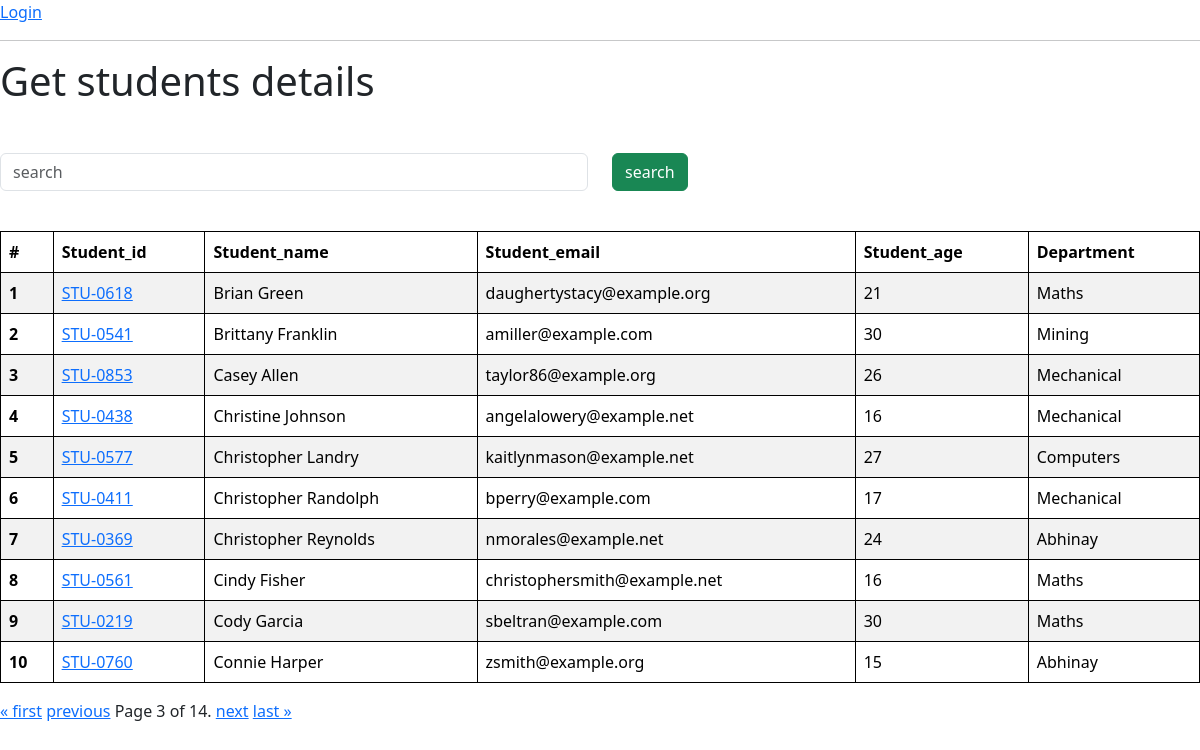
The app's page /students?page=3 with its own data.
### veges/models.py (models this page shows)
class Student(models.Model):
    department = models.ForeignKey(Department, related_name="depart", on_delete=models.CASCADE)
    student_id = models.OneToOneField(StudentID,related_name='studentid',on_delete=models.CASCADE)
    student_name = models.CharField(max_length=100)
    student_email = models.EmailField(unique=True)
    student_age = models.IntegerField(default=19)
    student_address = models.TextField()
    def __str__(self) -> str:
        return self.student_name
    class Meta:
        ordering = ['student_name']
        verbose_name = 'student'

class StudentID(models.Model):
    student_id = models.CharField(max_length=100)
    def __str__(self) -> str:
        return self.student_id

class Department(models.Model):
    department = models.CharField(max_length=100)
    def __str__(self) -> str:
        return self.department
    class Meta:
        ordering = ['department']

### veges/views.py (the view, shortened to what this page needs)
# urls.py: path("students",get_students,name="get_students"),
def get_students(request):
    queryset = Student.objects.all()
    paginator = Paginator(queryset,10) # show 10 students lists
    page_number = request.GET.get("page",1)
    page_obj = paginator.get_page(page_number)
    print(page_obj.object_list)
    return render(request,"report/students.html",{"students":page_obj})

### veges/templates/report/students.html (shortened to what this page needs)
{% extends "base.html" %}
{% block start %}
<h1>Get students  details </h1>
<div class = "containeer mt-5">
  <form class="mb-4">
  <div class="row">
    <div class="center col-md-6">
      <input class="form-control" name = "search" placeholder="search">
    </div>
    <div class="col-md-6">
      <button class = "btn btn-success">search</button>
    </div>
  </div>
</form>
<table class="table table-striped">
    <thead>
      <tr>
        <th scope="col">#</th>
        <th scope="col">Student_id</th>
        <th scope="col">Student_name</th>
        <th scope="col">Student_email</th>
        <th scope="col">Student_age</th>
        <th scope="col">Department</th>
      </tr>
    </thead>
    <tbody>
        {% for student in students %}
      <tr>
        <th scope="row">{{forloop.counter}}</th>
        <td>
          <a href = "/student_marks/{{student.student_id}}">{{student.student_id}}</a>
        </td>
        <td>{{student.student_name}}</td>
        <td>{{student.student_email}}</td>
        <td>{{student.student_age}}</td>
        <td>{{student.department}}</td>
      </tr>
      {% endfor %}
      </tbody>
    </table>
<div class="pagination">
  <span class="step-links">
      {% if students.has_previous %}
          <a href="?page=1">&laquo; first</a>
          <a href="?page={{ students.previous_page_number }}">previous</a>
      {% endif %}
      <span class="current">
          Page {{ students.number }} of {{ students.paginator.num_pages }}.
      </span>
      {% if students.has_next %}
          <a href="?page={{ students.next_page_number }}">next</a>
          <a href="?page={{ students.paginator.num_pages }}">last &raquo;</a>
      {% endif %}
  </span>
</div>
    </div>
{% endblock %}

### home/Templates/base.html (style rules this page uses)
table, th, td { border: 1px solid black; }

### records on screen
Student: student_id "STU-0618", student_name "Brian Green", student_email "daughertystacy@example.org", student_age "21", department "Maths"
Student: student_id "STU-0541", student_name "Brittany Franklin", student_email "amiller@example.com", student_age "30", department "Mining"
Student: student_id "STU-0853", student_name "Casey Allen", student_email "taylor86@example.org", student_age "26", department "Mechanical"
Student: student_id "STU-0438", student_name "Christine Johnson", student_email "angelalowery@example.net", student_age "16", department "Mechanical"
Student: student_id "STU-0577", student_name "Christopher Landry", student_email "kaitlynmason@example.net", student_age "27", department "Computers"
Student: student_id "STU-0411", student_name "Christopher Randolph", student_email "bperry@example.com", student_age "17", department "Mechanical"
Student: student_id "STU-0369", student_name "Christopher Reynolds", student_email "nmorales@example.net", student_age "24", department "Abhinay"
Student: student_id "STU-0561", student_name "Cindy Fisher", student_email "christophersmith@example.net", student_age "16", department "Maths"
Student: student_id "STU-0219", student_name "Cody Garcia", student_email "sbeltran@example.com", student_age "30", department "Maths"
Student: student_id "STU-0760", student_name "Connie Harper", student_email "zsmith@example.org", student_age "15", department "Abhinay"

### other values on screen
{{ students.number }} "3"
{{ students.paginator.num_pages }} "14"
